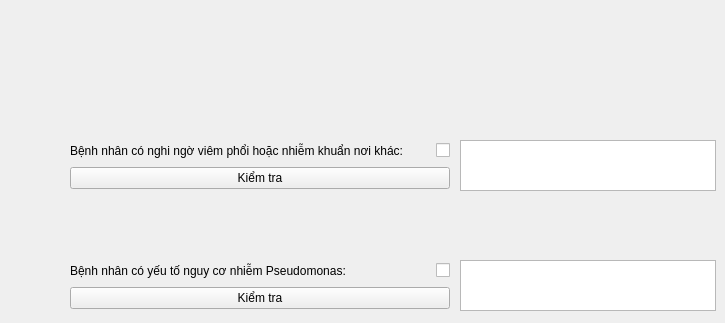
      <widget class="QWidget" name="xii">
       <widget class="QWidget" name="layoutWidget_2">
        <property name="geometry">
         <rect>
          <x>70</x>
          <y>140</y>
          <width>380</width>
          <height>54</height>
         </rect>
        </property>
        <layout class="QVBoxLayout" name="verticalLayout_18">
         <item>
          <layout class="QGridLayout" name="gridLayout_11">
           <item row="0" column="0">
            <widget class="QLabel" name="label_101">
             <property name="text">
              <string>Bệnh nhân có nghi ngờ viêm phổi hoặc nhiễm khuẩn nơi khác:</string>
             </property>
            </widget>
           </item>
           <item row="0" column="1">
            <widget class="QCheckBox" name="xii_suspect_pneumonia_or_infection">
             <property name="layoutDirection">
              <enum>Qt::RightToLeft</enum>
             </property>
             <property name="text">
              <string/>
             </property>
            </widget>
           </item>
          </layout>
         </item>
         <item>
          <widget class="QPushButton" name="xii_ket_qua_btn_1">
           <property name="text">
            <string>Kiểm tra</string>
           </property>
          </widget>
         </item>
        </layout>
       </widget>
       <widget class="QTextBrowser" name="xii_ket_qua_1">
        <property name="geometry">
         <rect>
          <x>460</x>
          <y>140</y>
          <width>256</width>
          <height>51</height>
         </rect>
        </property>
       </widget>
       <widget class="QWidget" name="layoutWidget_3">
        <property name="geometry">
         <rect>
          <x>70</x>
          <y>260</y>
          <width>380</width>
          <height>54</height>
         </rect>
        </property>
        <layout class="QVBoxLayout" name="verticalLayout_19">
         <item>
          <layout class="QGridLayout" name="gridLayout_12">
           <item row="0" column="0">
            <widget class="QLabel" name="label_102">
             <property name="text">
              <string>Bệnh nhân có yếu tố nguy cơ nhiễm Pseudomonas:</string>
             </property>
            </widget>
           </item>
           <item row="0" column="1">
            <widget class="QCheckBox" name="xii_risk_pseudomonas">
             <property name="layoutDirection">
              <enum>Qt::RightToLeft</enum>
             </property>
             <property name="text">
              <string/>
             </property>
            </widget>
           </item>
          </layout>
         </item>
         <item>
          <widget class="QPushButton" name="xii_ket_qua_btn_2">
           <property name="text">
            <string>Kiểm tra</string>
           </property>
          </widget>
         </item>
        </layout>
       </widget>
       <widget class="QTextBrowser" name="xii_ket_qua_2">
        <property name="geometry">
         <rect>
          <x>460</x>
          <y>260</y>
          <width>256</width>
          <height>51</height>
         </rect>
        </property>
       </widget>
      </widget>
